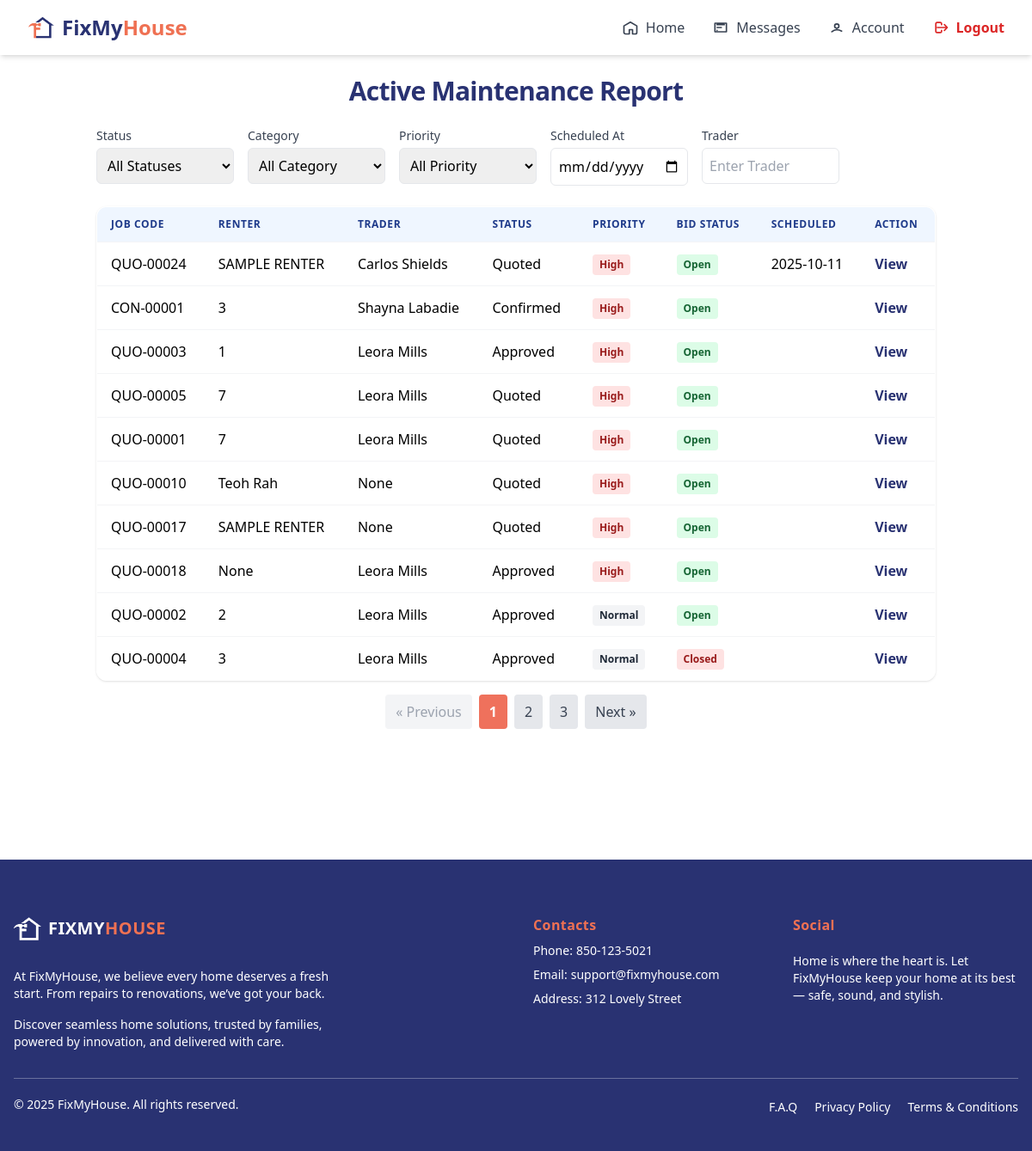
Page /agent/active-jobs/ (signed in) on the earlier database version.
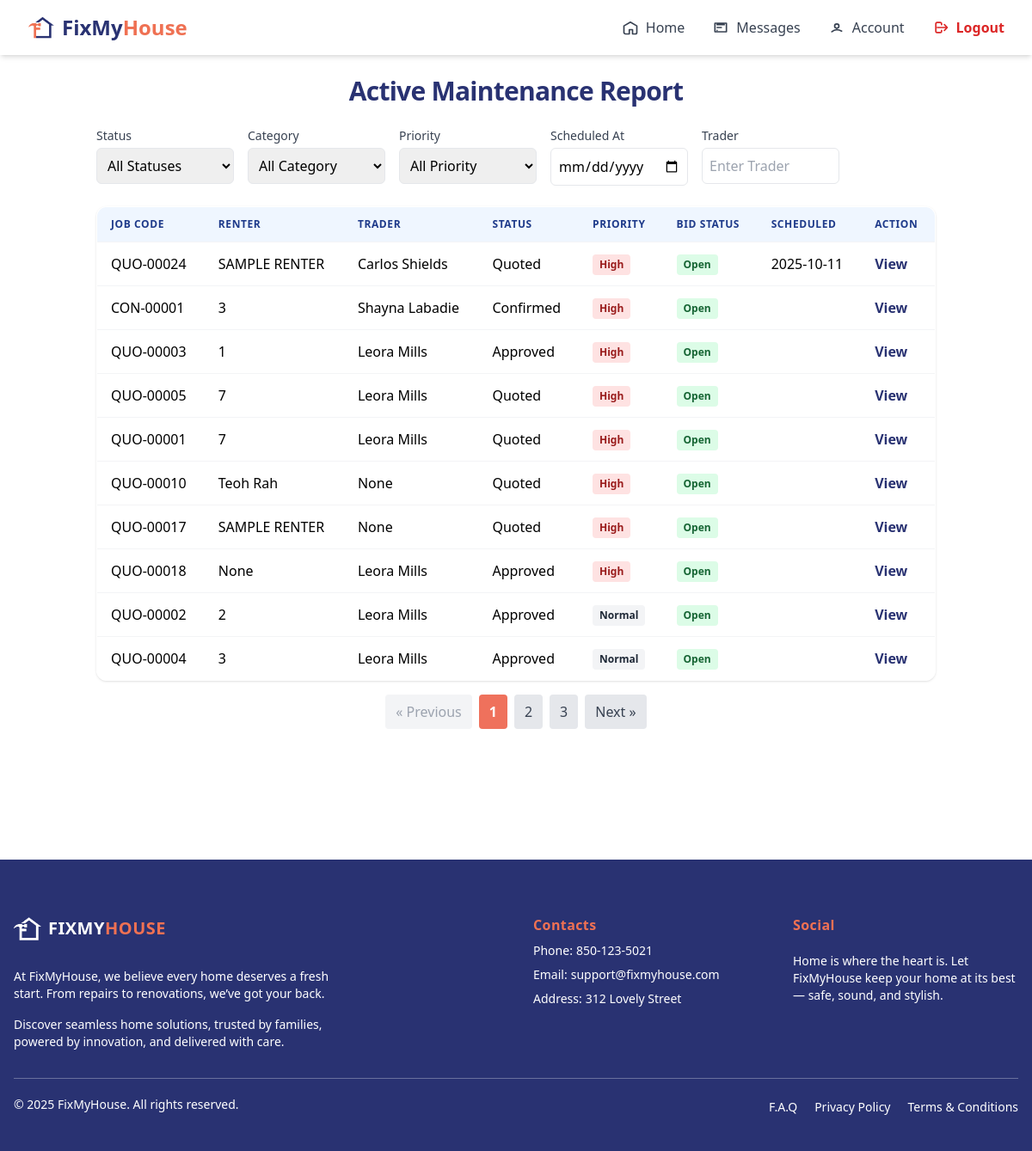
Same page on the later database version.
### trader/models/jobs.py (models this page shows, shortened)
class Jobs(models.Model):
    agent = models.ForeignKey(AgentRegister, on_delete=models.CASCADE, related_name='jobs_agent')
    trader = models.ForeignKey(TraderRegistration, on_delete=models.SET_NULL, null=True, blank=True, related_name='jobs_trader')
    property = models.ForeignKey(Property, on_delete=models.SET_NULL, null=True, blank=True, related_name='jobs_property')
    STATUS_CHOICES = [
        ('quoted', 'Quoted'),
        ('confirmed', 'Confirmed'),
        ('approved', 'Approved'),
        ('scheduled', 'Scheduled'),
    ]
    address = models.TextField(blank=True, null=True)
    category = models.ForeignKey(Services, on_delete=models.SET_NULL, null=True, blank=True, related_name='category_services')
    renter = models.CharField(max_length=100, null=True, blank=True)
    priority = models.BooleanField(default=False)  # True = High Priority
    job_code = models.CharField(max_length=20, unique=True)
    notes = models.TextField()
    status = models.CharField(max_length=20, choices=STATUS_CHOICES, default='quoted')
    bid_status = models.CharField(max_length=20, choices=[('open', 'Open'), ('closed', 'Closed')], default='open')
    bid_count = models.IntegerField(default=0)
    quoted_at = models.DateField(default=timezone.now)
    confirmed_at = models.DateField(null=True, blank=True)
    approved_at = models.DateField(null=True, blank=True)
    scheduled_at = models.DateField(null=True, blank=True)
    is_active = models.BooleanField(null=True, blank=True, default=True)
    start_date = models.DateField(null=True, blank=True)
    end_date = models.DateField(null=True, blank=True)
    issue_found_at = models.DateField(null=True, blank=True)
    renter_availability = models.DateField(null=True, blank=True)
    issue_been_fixed_before = models.BooleanField(default=False)
    issue_been_fixed_by_fmh_before = models.BooleanField(default=False)
    renter_availability_schedule = models.JSONField(null=True, blank=True, default=dict)

### trader/models/registerTrader.py (models this page shows, shortened)
class TraderRegistration(models.Model):
    user = models.OneToOneField(User, on_delete=models.CASCADE, null=True, blank=True)
    name = models.CharField(max_length=255)
    email = models.EmailField()
    phone = models.CharField(max_length=50)
    password = models.CharField(max_length=255, null=True, blank=True)
    isAdmin = models.BooleanField(default=False)
    isDirector = models.BooleanField(default=True)
    isTeamMember = models.BooleanField(default=False)
    COMPANY_TYPE_CHOICES = [
        ('sole_trader', 'Sole Trader'),
        ('company', 'Company'),
    ]
    INDUSTRIES_CHOICES = [
        ('air_conditioning', 'Air Conditioning'),
        ('cleaning', 'Cleaning'),
        ('electrical', 'Electrical'),
        ('gardening', 'Gardening'),
        ('general_maintenance', 'General Maintenance'),
        ('glazing', 'Glazing'),
        ('pest_control', 'Pest Control'),
        ('plumbing_gas', 'Plumbing / Gas'),
        ('tree_cutting', 'Tree Cutting'),
        ('steel_works', 'Steel Works'),
        ('safety', 'Safety'),
    ]
    company_type = models.CharField(max_length=100, choices=COMPANY_TYPE_CHOICES, default='company')
    company_name = models.CharField(max_length=255, blank=True, null=True)
    company_address = models.CharField(max_length=255, blank=True, null=True)
    company_email = models.EmailField(blank=True, null=True)
    company_landline = models.CharField(max_length=50, blank=True, null=True)
    gst_registered = models.BooleanField(default=False)
    abn = models.CharField(max_length=20, blank=True, null=True)
    industry = models.CharField(max_length=100, choices=INDUSTRIES_CHOICES, blank=True, null=True)
    state = models.CharField(max_length=100, blank=True)
    municipality = models.CharField(max_length=100, blank=True)
    city = models.CharField(max_length=100, blank=True)
    address_line_1 = models.CharField(max_length=255, blank=True, null=True)
    address_line_2 = models.CharField(max_length=255, blank=True, null=True)
    postal_code = models.CharField(max_length=20, blank=True)
    def __str__(self):
        return self.name

### agent/views/jobRequestList.py (the view, shortened to what this page needs)
# urls.py: path('active-jobs/', ActiveJobsListView.as_view(), name='active_jobs_list'),
@method_decorator([login_required, agent_required], name='dispatch')
class ActiveJobsListView(ListView):
    model = Jobs
    template_name = 'components/home/active_jobs_list.html'
    context_object_name = 'jobs'
    paginate_by = 10  # Adjust as needed
    def get(self, request, *args, **kwargs):
        try:
            self.object_list = self.get_queryset()
            context = self.get_context_data()
            return self.render_to_response(context)
        except self.paginator.InvalidPage:
            params = request.GET.copy()
            params['page'] = '1'
            return HttpResponseRedirect(f"{reverse('active_jobs_list')}?{params.urlencode()}")
    def get_queryset(self):
        queryset = super().get_queryset()
        queryset = queryset.filter(is_active=True)
        status = self.request.POST.get('status') if self.request.method == 'POST' else self.request.GET.get('status')
        category = self.request.POST.get('category') if self.request.method == 'POST' else self.request.GET.get('category')
        priority = self.request.POST.get('priority') if self.request.method == 'POST' else self.request.GET.get('priority')
        trader = self.request.POST.get('trader') if self.request.method == 'POST' else self.request.GET.get('trader')
        scheduled_at = self.request.POST.get('scheduled_at') if self.request.method == 'POST' else self.request.GET.get('scheduled_at')
        if status:
            queryset = queryset.filter(status=status)
        if category:
            queryset = queryset.filter(category=category)
        if trader:
            queryset = queryset.filter(trader__name__icontains=trader)
        if scheduled_at:
            queryset = queryset.filter(scheduled_at=scheduled_at)
        if priority == 'true':
            queryset = queryset.filter(priority=True)
        elif priority == 'false':
            queryset = queryset.filter(priority=False)
        return queryset.order_by('-priority', '-scheduled_at', '-approved_at', '-confirmed_at')
    def get_context_data(self, **kwargs):
        context = super().get_context_data(**kwargs)
        category = self.request.POST.get('category', '')
        if self.request.method == 'POST':
            context['filter_status'] = self.request.POST.get('status', '')
            context['filter_category'] = int(category) if category and category.isdigit() else ''
            context['filter_priority'] = self.request.POST.get('priority', '')
            context['filter_trader'] = self.request.POST.get('trader', '')
            context['filter_scheduled_at'] = self.request.POST.get('scheduled_at', '')
        else:
            context['filter_status'] = self.request.GET.get('status', '')
            context['filter_category'] = self.request.GET.get('category', '')
            context['filter_priority'] = self.request.GET.get('priority', '')
            context['filter_trader'] = self.request.GET.get('trader', '')
            context['filter_scheduled_at'] = self.request.GET.get('scheduled_at', '')
        context['status_options'] = dict(self.model._meta.get_field('status').choices)
        context['category_options'] = {
            service.id: service.description
            for service in Services.objects.all()
        }
        for key, label in context['category_options'].items():
            if str(key) == context['filter_category']:
                print(key, label, 'SELECTED')
        return context

### trader/context_processors.py (called while the page is built)
def notifications_context(request):
    if request.user.is_authenticated:
        unread_qs = get_unread_notifications(request.user)
        return {
            "unread_count": unread_qs.count(),
            "unread_notifications": unread_qs[:5],  # show latest 5
        }
    return {}

### trader/views/traderNotification.py (called while the page is built)
def get_unread_notifications(user):
    try:
        return TraderNotification.objects.filter(
            trader_id__user=user,
            seen=False
        ).order_by("-created_at")
    except Exception as e:
        logger.error(f"Error fetching notifications! {e}")
        return TraderNotification.objects.none()

### agent/templates/components/home/active_jobs_list.html (shortened to what the changed rows need)
{% extends "baseAgent.html" %}
{% block content %}
{% include 'components/home/navigatorBaseAgent.html' %}
<main class="max-w-5xl mx-auto p-4 sm:p-6 mb-[8rem] flex-1 w-full">
  <h2 class="text-2xl sm:text-3xl font-bold text-[#293272] mb-6 text-center tracking-tight">Active Maintenance Report</h2>
  <div class="space-y-4"
    x-data="{
      open: false, job: {},
      jobBids: [],
      GetBiddings(job) {
        this.open = true;
        this.job = {
          id: job.id,
          job_code: job.job_code,
          renter: job.renter,
          trader: job.trader,
          status: job.status,
          priority: job.priority,
          bid_status: job.bid_status,
          scheduled_at: job.scheduled_at,
        };
        fetch(`{% url 'get_bidding' 0 %}`.replace('0', job.id), { method: 'GET' })
          .then(res => res.json())
          .then(data => {
            if (data.success) {
              this.jobBids = data.bids || [];
            } else {
              alert('Error: ' + (data.error || 'Failed to fetch bidding.'));
            }
          })
          .catch(err => {
            alert('Something went wrong while fetching bidding data.');
          })
      }
    }"
    x-cloak
  >
    <div class="hidden sm:block overflow-x-auto rounded-xl shadow">
      <table class="min-w-full bg-white border border-gray-200 rounded-xl overflow-hidden">
        <thead class="bg-blue-50">
          <tr>
            <th class="px-4 py-3 text-left text-xs font-semibold text-blue-900 uppercase tracking-wider font-bold">Job Code</th>
            <th class="px-4 py-3 text-left text-xs font-semibold text-blue-900 uppercase tracking-wider font-bold">Renter</th>
            <th class="px-4 py-3 text-left text-xs font-semibold text-blue-900 uppercase tracking-wider font-bold">Trader</th>
            <th class="px-4 py-3 text-left text-xs font-semibold text-blue-900 uppercase tracking-wider font-bold">Status</th>
            <th class="px-4 py-3 text-left text-xs font-semibold text-blue-900 uppercase tracking-wider font-bold">Priority</th>
            <th class="px-4 py-3 text-left text-xs font-semibold text-blue-900 uppercase tracking-wider font-bold">Bid Status</th>
            <th class="px-4 py-3 text-left text-xs font-semibold text-blue-900 uppercase tracking-wider font-bold">Scheduled</th>
            <th class="px-4 py-3 text-left text-xs font-semibold text-blue-900 uppercase tracking-wider font-bold">Action</th>
          </tr>
        </thead>
        <tbody>
          {% for job in jobs %}
            <tr class="border-t border-gray-100 hover:bg-blue-50 transition">
              <td class="px-4 py-3 whitespace-nowrap">{{ job.job_code }}</td>
              <td class="px-4 py-3 whitespace-nowrap">{{ job.renter }}</td>
              <td class="px-4 py-3 whitespace-nowrap">{{ job.trader }}</td>
              <td class="px-4 py-3 whitespace-nowrap">{{ job.get_status_display }}</td>
              <td class="px-4 py-3 whitespace-nowrap">
                {% if job.priority %}
                  <span class="inline-block px-2 py-1 text-xs font-semibold rounded bg-red-100 text-red-800">High</span>
                {% else %}
                  <span class="inline-block px-2 py-1 text-xs font-semibold rounded bg-gray-100 text-gray-800">Normal</span>
                {% endif %}
              </td>
              <td class="px-4 py-3 whitespace-nowrap">
                {% if job.bid_status == 'open' %}
                  <span class="inline-block px-2 py-1 text-xs font-semibold rounded bg-green-100 text-green-800">Open</span>
                {% else %}
                  <span class="inline-block px-2 py-1 text-xs font-semibold rounded bg-red-100 text-red-800">Closed</span>
                {% endif %}
              </td>
              <td class="px-4 py-3 whitespace-nowrap">{{ job.scheduled_at|date:"Y-m-d" }}</td>
              <td class="px-4 py-3 whitespace-nowrap">
                <button
                  class="text-[#293272] font-semibold hover:underline"
                  @click='GetBiddings({
                    id: "{{ job.id }}",
                    job_code: "{{ job.job_code }}",
                    renter: "{{ job.renter }}",
                    trader: "{{ job.trader }}",
                    status: "{{ job.get_status_display }}",
                    priority: "{{ job.priority|yesno:"High,Normal" }}",
                    bid_status: "{{ job.bid_status }}",
                    scheduled_at: "{{ job.scheduled_at|date:"Y-m-d" }}"
                  })'
                >
                  View
                </button>
              </td>
            </tr>
          {% empty %}
          <tr>
            <td colspan="8" class="text-center py-4">No active jobs found.</td>
          </tr>
          {% endfor %}
        </tbody>
      </table>
    </div>
  </div>
</main>
{% endblock %}

Differences in the rows shown:
changed Jobs "QUO-00004": bid_status "Closed" → "Open"
